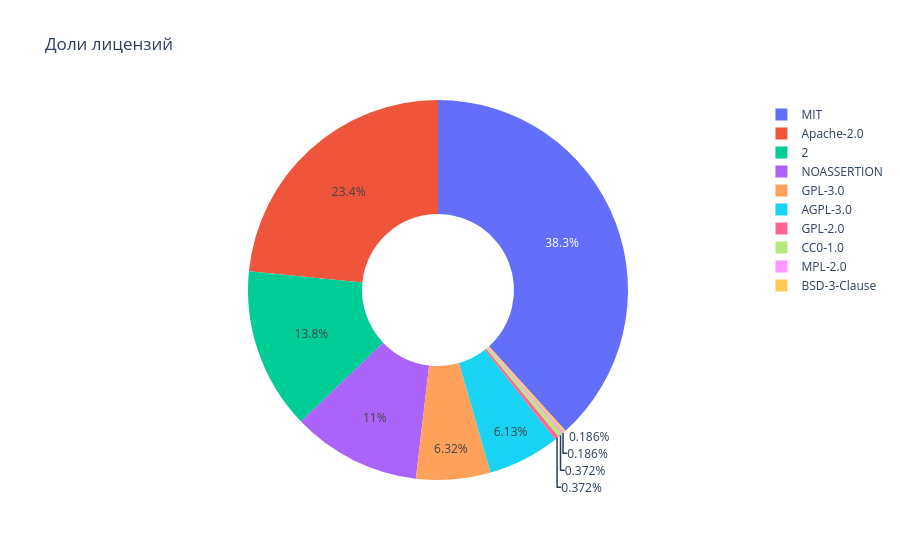
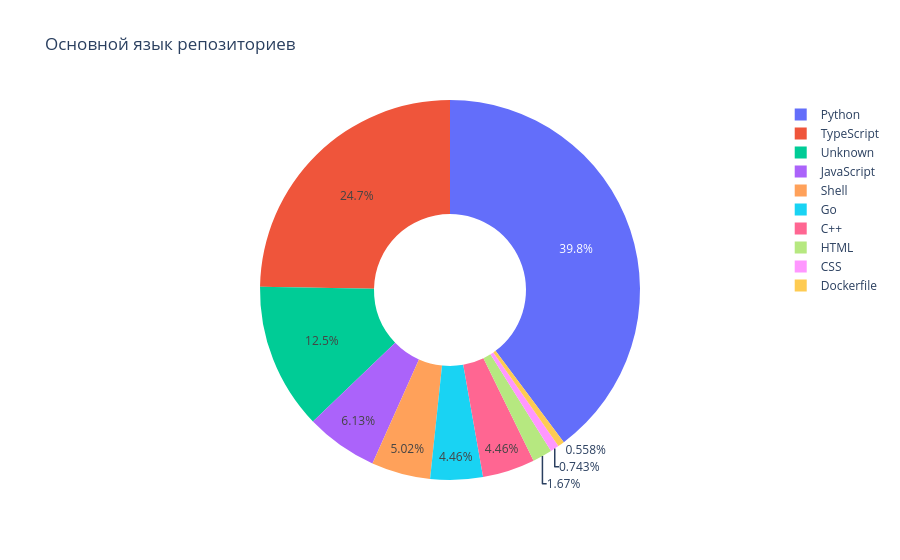
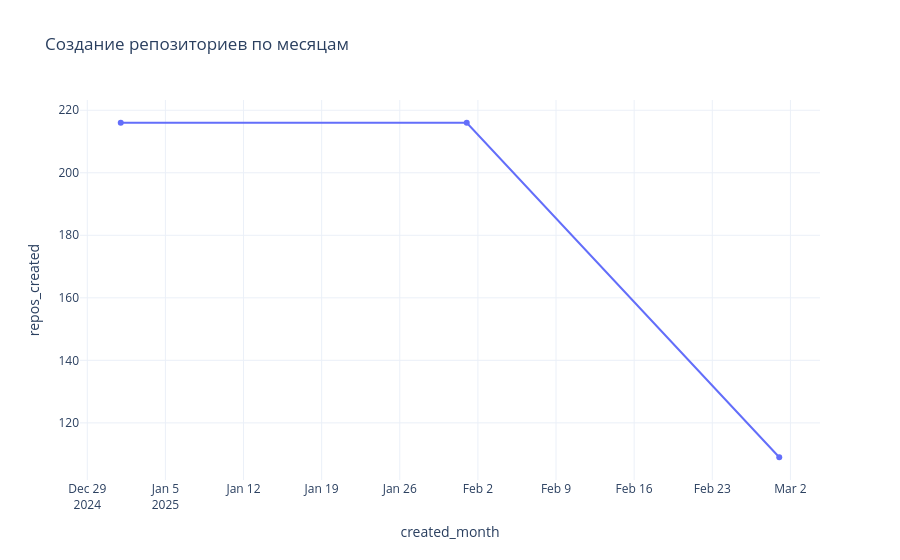

The notebook cell these images were saved under, in order:
### Markdown cell above
# Распределение

### Code cell
report_df = df.copy()

report_df["created_at"] = pd.to_datetime(
    report_df["created_at"], errors="coerce", utc=True
)
report_df["pushed_at"] = pd.to_datetime(
    report_df["pushed_at"], errors="coerce", utc=True
)

report_df["created_month"] = report_df["created_at"].dt.to_period("M").astype(str)
report_df["pushed_month"] = report_df["pushed_at"].dt.to_period("M").astype(str)

lang_cols = [c for c in report_df.columns if c.startswith("lang_")]


report_df["primary_language"] = report_df.apply(get_primary_language, axis=1)


location_top = (
    report_df["owner_location"]
    .fillna("Unknown")
    .astype(str)
    .value_counts()
    .head(20)
    .reset_index()
)

location_top.columns = ["location", "count"]

fig_map = px.scatter_geo(
    location_top,
    locations="location",
    locationmode="country names",
    size="count",
    color="count",
    hover_name="location",
    projection="natural earth",
    title="География владельцев репозиториев",
    color_continuous_scale="Blues", 
)

fig_map.update_layout(template="plotly_white", height=600)

fig_map.show()


license_top = report_df["license_spdx_id"].fillna("Unknown").value_counts().head(10)

fig_license = px.pie(
    names=license_top.index, values=license_top.values, hole=0.4, title="Доли лицензий"
)

fig_license.update_layout(template="plotly_white")
fig_license.show()


lang_top = report_df["primary_language"].value_counts().head(10)

fig_lang = px.pie(
    names=lang_top.index,
    values=lang_top.values,
    hole=0.4,
    title="Основной язык репозиториев",
)

fig_lang.update_layout(template="plotly_white")
fig_lang.show()

created_ts = report_df.groupby("created_month").size().reset_index(name="repos_created")

fig_created = px.line(
    created_ts,
    x="created_month",
    y="repos_created",
    markers=True,
    title="Создание репозиториев по месяцам",
)

fig_created.update_layout(template="plotly_white")
fig_created.show()

pushed_ts = report_df.groupby("pushed_month").size().reset_index(name="repos_pushed")

fig_pushed = px.line(
    pushed_ts,
    x="pushed_month",
    y="repos_pushed",
    markers=True,
    title="Активность push по месяцам",
)

fig_pushed.update_layout(template="plotly_white")
fig_pushed.show()

### Figure 1 — Plotly figure (JSON) as saved in the notebook; plotly's stock layout.template omitted (floating-point values rounded to 4 significant figures)
{"data": [{"domain": {"x": [0, 1], "y": [0, 1]}, "hole": 0.4, "hovertemplate": "label=%{label}<br>value=%{value}<extra></extra>", "labels": ["MIT", "Apache-2.0", "", "NOASSERTION", "GPL-3.0", "AGPL-3.0", "GPL-2.0", "CC0-1.0", "MPL-2.0", "BSD-3-Clause"], "legendgroup": "", "name": "", "showlegend": true, "type": "pie", "values": [206, 126, 74, 59, 34, 33, 2, 2, 1, 1]}], "layout": {"legend": {"tracegroupgap": 0}, "title": {"text": "Доли лицензий"}}}

### Figure 2 — Plotly figure (JSON) as saved in the notebook; plotly's stock layout.template omitted (floating-point values rounded to 4 significant figures)
{"data": [{"domain": {"x": [0, 1], "y": [0, 1]}, "hole": 0.4, "hovertemplate": "label=%{label}<br>value=%{value}<extra></extra>", "labels": ["Python", "TypeScript", "Unknown", "JavaScript", "Shell", "Go", "C++", "HTML", "CSS", "Dockerfile"], "legendgroup": "", "name": "", "showlegend": true, "type": "pie", "values": [214, 133, 67, 33, 27, 24, 24, 9, 4, 3]}], "layout": {"legend": {"tracegroupgap": 0}, "title": {"text": "Основной язык репозиториев"}}}

### Figure 3 — Plotly figure (JSON) as saved in the notebook; plotly's stock layout.template omitted (floating-point values rounded to 4 significant figures)
{"data": [{"hovertemplate": "created_month=%{x}<br>repos_created=%{y}<extra></extra>", "legendgroup": "", "line": {"color": "#636efa", "dash": "solid"}, "marker": {"symbol": "circle"}, "mode": "lines+markers", "name": "", "orientation": "v", "showlegend": false, "type": "scatter", "x": ["2025-01", "2025-02", "2025-03"], "xaxis": "x", "y": [216, 216, 109], "yaxis": "y"}], "layout": {"legend": {"tracegroupgap": 0}, "title": {"text": "Создание репозиториев по месяцам"}, "xaxis": {"anchor": "y", "domain": [0, 1], "title": {"text": "created_month"}}, "yaxis": {"anchor": "x", "domain": [0, 1], "title": {"text": "repos_created"}}}}
